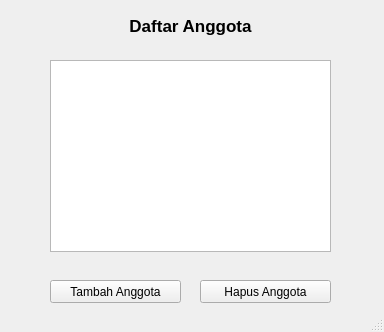
<?xml version="1.0" encoding="UTF-8"?>
<ui version="4.0">
 <class>MainWindow</class>
 <widget class="QMainWindow" name="MainWindow">
  <property name="geometry">
   <rect>
    <x>0</x>
    <y>0</y>
    <width>384</width>
    <height>332</height>
   </rect>
  </property>
  <property name="windowTitle">
   <string>Main App</string>
  </property>
  <widget class="QWidget" name="centralwidget">
   <widget class="QPushButton" name="add_btn">
    <property name="geometry">
     <rect>
      <x>50</x>
      <y>280</y>
      <width>131</width>
      <height>23</height>
     </rect>
    </property>
    <property name="text">
     <string>Tambah Anggota</string>
    </property>
   </widget>
   <widget class="QPushButton" name="del_btn">
    <property name="geometry">
     <rect>
      <x>200</x>
      <y>280</y>
      <width>131</width>
      <height>23</height>
     </rect>
    </property>
    <property name="text">
     <string>Hapus Anggota</string>
    </property>
   </widget>
   <widget class="QLabel" name="label">
    <property name="geometry">
     <rect>
      <x>50</x>
      <y>15</y>
      <width>281</width>
      <height>21</height>
     </rect>
    </property>
    <property name="font">
     <font>
      <pointsize>13</pointsize>
      <weight>75</weight>
      <bold>true</bold>
      <strikeout>false</strikeout>
      <kerning>true</kerning>
     </font>
    </property>
    <property name="layoutDirection">
     <enum>Qt::LeftToRight</enum>
    </property>
    <property name="text">
     <string>Daftar Anggota</string>
    </property>
    <property name="alignment">
     <set>Qt::AlignCenter</set>
    </property>
   </widget>
   <widget class="QTableView" name="tw">
    <property name="geometry">
     <rect>
      <x>50</x>
      <y>60</y>
      <width>281</width>
      <height>192</height>
     </rect>
    </property>
   </widget>
  </widget>
  <widget class="QStatusBar" name="statusbar"/>
 </widget>
 <resources/>
 <connections/>
</ui>
